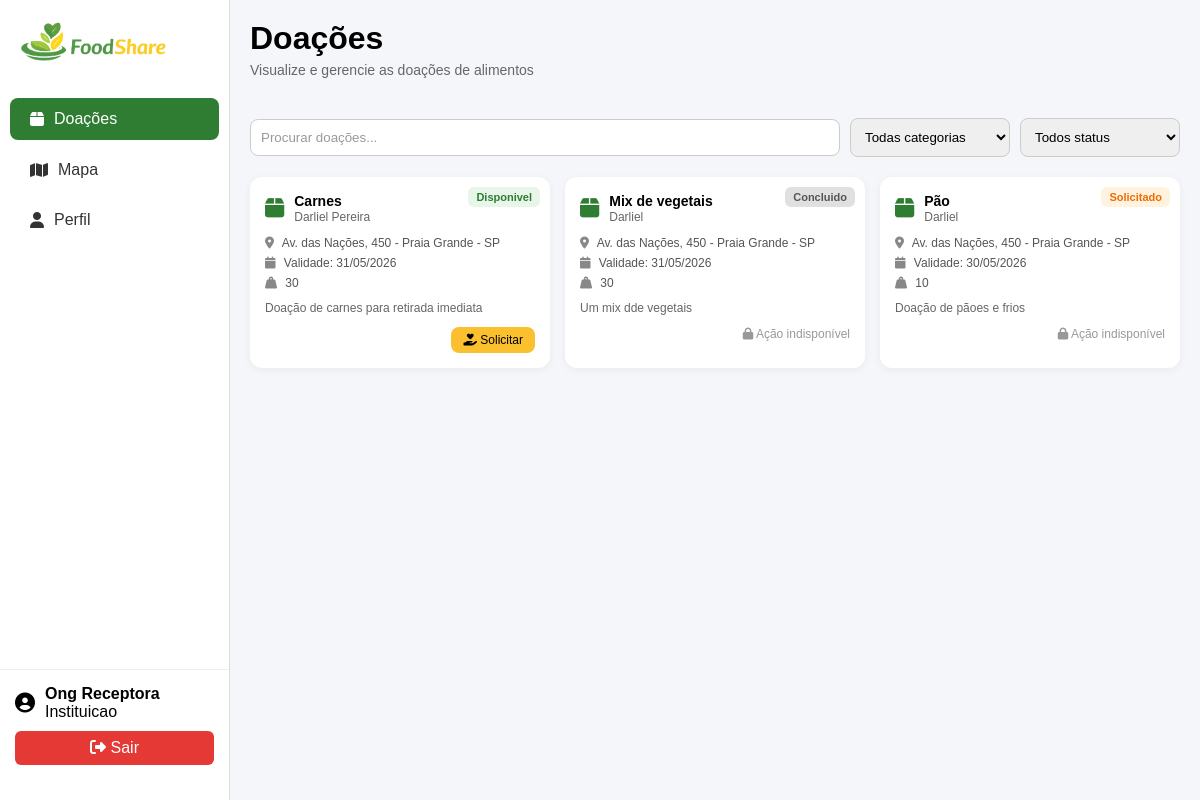
/View/doacoes.php (signed in), run on the app's committed database.
### tables this page shows
CREATE TABLE `doacoes` (
  `id` int(11) NOT NULL,
  `doador_id` int(11) NOT NULL,
  `descricao` text DEFAULT NULL,
  `tipo_alimento` varchar(100) DEFAULT NULL,
  `quantidade` int(11) NOT NULL,
  `data_disponivel` date DEFAULT NULL,
  `status` varchar(50) DEFAULT 'disponivel',
  `endereco` varchar(255) DEFAULT NULL,
  `origem` varchar(100) DEFAULT NULL,
  `peso` varchar(50) DEFAULT NULL,
  `receptor_id` int(11) DEFAULT NULL
);

### Model/Doacao.php (called while the page is built, shortened)
<?php
class Doacao {
    public function listarDoacoes() {
        $conexao = new ConexaoBD();
        $pdo = $conexao->conectar();
        $stmt = $pdo->prepare("SELECT * FROM doacoes ORDER BY id DESC");
        $stmt->execute();
        return $stmt->fetchAll(PDO::FETCH_ASSOC);
    }
}
?>

### includes/components/cards_doacao.php (the view, shortened to what this page needs)
<?php
$tipoUsuario = strtolower($_SESSION['user']['tipo'] ?? '');
$meuId = $_SESSION['user']['id'] ?? 0;
$isAdmin = ($tipoUsuario === 'admin');
$isDoador = ($tipoUsuario === 'doador');
$isReceptor = ($tipoUsuario === 'instituicao');
$podeEditarExcluir = ($isAdmin || $isDoador) && $doacao['status'] === 'disponivel';
$podeSolicitar = $isReceptor && $doacao['status'] === 'disponivel';
$podeConfirmar = $isReceptor && $doacao['status'] === 'solicitado' && $doacao['receptor_id'] == $meuId;
?>
<div
    class="card-doacao"
    data-titulo="<?= htmlspecialchars(strtolower($doacao['titulo'])) ?>"
    data-origem="<?= htmlspecialchars(strtolower($doacao['origem'])) ?>"
    data-status="<?= $doacao['status'] ?>"
    data-categoria="<?= $doacao['categoria'] ?? '' ?>"
>
    <span class="status <?= $doacao['status'] ?>">
        <?= ucfirst($doacao['status']) ?>
    </span>
    <div class="card-top">
        <i class="fa-solid fa-box"></i>
        <div>
            <strong><?= htmlspecialchars($doacao['titulo']) ?></strong>
            <p><?= htmlspecialchars($doacao['origem']) ?></p>
        </div>
    </div>
    <div class="card-info">
        <p><i class="fa-solid fa-location-dot"></i> <?= htmlspecialchars($doacao['endereco']) ?></p>
        <p><i class="fa-solid fa-calendar"></i> Validade: <?= htmlspecialchars($doacao['validade']) ?></p>
        <p><i class="fa-solid fa-weight-hanging"></i> <?= htmlspecialchars($doacao['peso']) ?></p>
        <p class="descricao"><?= htmlspecialchars($doacao['descricao']) ?></p>
    </div>
    <div class="card-actions">
        <?php if ($podeEditarExcluir): ?>
            <button
                type="button"
                class="btn-edit"
                data-id="<?= $doacao['id'] ?>"
                data-titulo="<?= htmlspecialchars($doacao['titulo']) ?>"
                data-descricao="<?= htmlspecialchars($doacao['descricao']) ?>"
                data-peso="<?= htmlspecialchars($doacao['peso']) ?>"
                data-validade="<?= htmlspecialchars($doacao['validade']) ?>"
            >
                <i class="fa-solid fa-pen"></i> Editar
            </button>
            <a
                href="../Controller/ExcluirDoacaoController.php?id=<?= $doacao['id'] ?>"
                class="btn-delete"
                onclick="return confirm('Tem certeza que deseja excluir esta doação?')"
                style="text-decoration: none;"
            >
                <i class="fa-solid fa-trash"></i> Excluir
            </a>
        <?php elseif ($podeSolicitar): ?>
            <form action="../Controller/SolicitarDoacaoController.php" method="POST" style="margin: 0;">
                <button type="submit" class="btn-submit" style="width: auto; padding: 6px 12px; margin: 0; font-size: 12px; background-color: #fbc02d; color: #000; cursor: pointer;">
                    <i class="fa-solid fa-hand-holding-heart"></i> Solicitar
                </button>
            </form>
        <?php else: ?>
            <span style="font-size: 12px; color: #999;">
                <i class="fa-solid fa-lock"></i> Ação indisponível
            </span>
        <?php endif; ?>
    </div>
</div>

### View/doacoes.php (shortened to what this page needs)
<?php
require '../Model/Doacao.php';
$model = new Doacao();
$doacoesBanco = $model->listarDoacoes();
$doacoes = [];
foreach ($doacoesBanco as $d) {
    $dataValidade = !empty($d['data_disponivel']) ? date('d/m/Y', strtotime($d['data_disponivel'])) : 'Não informada';
    $textoCompleto = $d['descricao'] ?? '';
    $partes = explode(' - ', $textoCompleto, 2);
    if (count($partes) > 1) {
        $tituloCard = trim($partes[0]);
        $descricaoCard = trim($partes[1]);
    } else {
        $tituloCard = ucfirst($d['tipo_alimento'] ?? 'Alimento');
        $descricaoCard = $textoCompleto;
    }
    $doacoes[] = [
        'id'        => $d['id'],
        'titulo'    => $tituloCard,
        'origem'    => $d['origem'] ?? 'Desconhecido',
        'status'    => $d['status'] ?? 'disponivel',
        'categoria' => strtolower($d['tipo_alimento'] ?? ''),
        'endereco'  => $d['endereco'] ?? 'Não informado',
        'validade'  => $dataValidade,
        'peso'      => $d['peso'] ?? $d['quantidade'] . 'kg',
        'descricao' => $descricaoCard,
        'receptor_id' => $d['receptor_id'] ?? null
    ];
}
$busca = $_GET['busca'] ?? '';
$status = $_GET['status'] ?? '';
$categoria = $_GET['categoria'] ?? '';
$doacoesFiltradas = array_filter($doacoes, function($d) use ($busca, $status, $categoria) {
    $matchBusca = empty($busca) || stripos($d['titulo'], $busca) !== false || stripos($d['origem'], $busca) !== false;
    $matchStatus = empty($status) || $d['status'] === $status;
    $matchCategoria = empty($categoria) || $d['categoria'] === $categoria;
    return $matchBusca && $matchStatus && $matchCategoria;
});
$porPagina = 9;
$paginaAtual = $_GET['page'] ?? 1;
$inicio = ($paginaAtual - 1) * $porPagina;
$doacoesPaginadas = array_slice($doacoesFiltradas, $inicio, $porPagina);
?>
<!DOCTYPE html>
<html lang="pt-br">
<head>
    <link rel="stylesheet" href="../css/style.css">
    <link rel="stylesheet" href="https://cdnjs.cloudflare.com/ajax/libs/font-awesome/6.5.0/css/all.min.css">
</head>
<body>
<?php require_once '../includes/sidebar.php'; ?>
<main class="dashboard">
    <div class="top-bar">
        <div>
            <h1>Doações</h1>
            <p class="subtitle">Visualize e gerencie as doações de alimentos</p>
        </div>
    </div>
    <?php include '../includes/components/filtros_doacoes.php'; ?>
    <div class="grid-doacoes">
        <?php if (!empty($doacoesPaginadas)): ?>
            <?php foreach ($doacoesPaginadas as $doacao): ?>
                <?php require '../includes/components/cards_doacao.php'; ?>
            <?php endforeach; ?>
        <?php else: ?>
            <p class="empty">Nenhuma doação encontrada.</p>
        <?php endif; ?>
    </div>
</main>
</body>
</html>

### css/style.css (style rules this page uses)
* { margin: 0; padding: 0; box-sizing: border-box; }
body { font-family: Arial, Helvetica, sans-serif; background-color: #f2f2f2; }
.btn-submit { width: 100%; margin-top: 15px; padding: 10px; border: none; border-radius: 8px; background-color: #2e7d32; color: #fff; cursor: pointer; transition: 0.3s; }
.subtitle { font-size: 13px; color: #666; margin-bottom: 20px; text-align: center; }
.status { font-size: 11px; padding: 4px 8px; border-radius: 6px; font-weight: bold; }
.status.disponivel { background-color: #e8f5e9; color: #2e7d32; }
.status.solicitado { background-color: #fff3e0; color: #ef6c00; }
.status.concluido { background-color: #e0e0e0; color: #555; }
body { background-color: #f5f6fa; }
.dashboard { margin-left: 230px; padding: 20px; width: calc(100% - 230px); box-sizing: border-box; }
.dashboard h1 { margin-bottom: 5px; }
.dashboard .subtitle { margin-bottom: 20px; color: #666; font-size: 14px; text-align: left; }
.card-doacao { background: #fff; border-radius: 12px; padding: 15px; box-shadow: 0 2px 8px rgba(0,0,0,0.05); display: flex; flex-direction: column; gap: 12px; position: relative; }
.card-doacao .status { position: absolute; top: 10px; right: 10px; font-size: 11px; padding: 4px 8px; border-radius: 6px; font-weight: bold; }
.card-top { display: flex; align-items: center; gap: 10px; }
.card-top i { font-size: 22px; color: #2e7d32; }
.card-top strong { font-size: 14px; }
.card-top p { font-size: 12px; color: #666; }
.card-info { font-size: 12px; color: #555; display: flex; flex-direction: column; gap: 6px; }
.card-info i { margin-right: 5px; color: #888; }
.descricao { margin-top: 5px; color: #666; }
.card-actions { display: flex; justify-content: flex-end; }
.top-bar { display: flex; justify-content: space-between; align-items: center; margin-bottom: 20px; }
.grid-doacoes { display: grid; grid-template-columns: repeat(3, 1fr); gap: 15px; }

### data on the page
doacoes: status "Disponivel", titulo "Carnes", origem "Darliel Pereira", endereco "Av. das Nações, 450 - Praia Grande - SP", validade "31/05/2026", peso "30", descricao "Doação de carnes para retirada imediata"
doacoes: status "Concluido", titulo "Mix de vegetais", origem "Darliel", endereco "Av. das Nações, 450 - Praia Grande - SP", validade "31/05/2026", peso "30", descricao "Um mix dde vegetais", shows "Ação indisponível"
doacoes: status "Solicitado", titulo "Pão", origem "Darliel", endereco "Av. das Nações, 450 - Praia Grande - SP", validade "30/05/2026", peso "10", descricao "Doação de pãoes e frios", shows "Ação indisponível"

### other printed values
mb_strimwidth($_SESSION['user']['nome'] ?? 'Usuário', 0, 18, '...') "Ong Receptora"
$_SESSION['user']['tipo'] "Instituicao"
